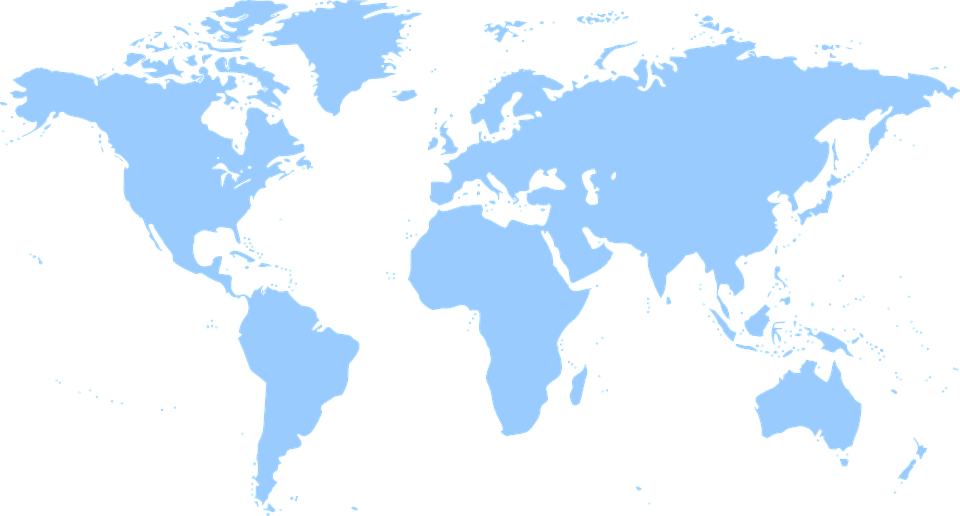
#> input picture iss_location/earth.png, 960 x 516 px
$ python ascii_art.py earth.png   (Python 2 division)
#> lines starting #> are read from the running program, lines starting #| are printed output that depends on the picture
#> in handle_image_conversion, image is the input picture: PIL image 960x516 RGBA; mean R, G, B, A 53.8, 70.9, 88, 77
#Project taken from
#https://www.hackerearth.com/practice/notes/beautiful-python-a-simple-ascii-art-generator-from-images/
#Just copying to learn


from PIL import Image

ASCII_CHARS = ['#', '?', '%', '.', 'S', '+', '.', '*', ':', ',', '@']

def scale_image(image, new_width=200):
	#Resizes the image preserving the aspect ratio

#> called with new_width = 200
	(original_width, original_height) = image.size
#> original_width = 960; original_height = 516
	aspect_ratio = original_width/float(original_height)
#> aspect_ratio = 1.86
	new_height = int(new_width/aspect_ratio)
#> new_height = 107

	new_image = image.resize((new_width, new_height))
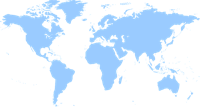
#> new_image: PIL image 200x107 RGBA; mean R, G, B, A 63.8, 83.9, 102.3, 77.1; transparent parts drawn white
	return new_image, new_width, new_height

def convert_to_grey_scale(image):
	return image.convert('L')
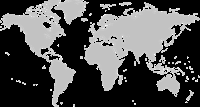
#> returned value: PIL image 200x107 L; min 0, max 255, mean 80

def map_to_ascii(image, range_width=25):
	#Maps each pixel to an ascii char based on the range in which it lies
	#0-255 divided into 11 ranges of 25 pixels each

#> called with range_width = 25
	pixels_in_image = list(image.getdata())
#> pixels_in_image = 21400 items
	pixels_to_chars = [ASCII_CHARS[pixel_value/range_width] for pixel_value in pixels_in_image]
#> pixels_to_chars = 21400 items

	return "".join(pixels_to_chars)

def convert_image_to_ascii(image, new_width=200):
	image = scale_image(image)[0]
	image = convert_to_grey_scale(image)

	pixels_to_chars = map_to_ascii(image)
	len_pixels_to_chars = len(pixels_to_chars)
#> len_pixels_to_chars = 21400

	image_ascii = [pixels_to_chars[index: index + new_width] for index in xrange(0, len_pixels_to_chars, new_width)]
#> image_ascii = 107 items
	return "\n".join(image_ascii), image_ascii

def handle_image_conversion(image_path):
	image = None
	try:
		image = Image.open(image_path)
	except Exception, e:
		print('Error')
		return
	image_ascii = convert_image_to_ascii(image)[0]
	print image_ascii

if __name__=='__main__':
	import sys

	image_path = sys.argv[1]
	handle_image_conversion(image_path)
